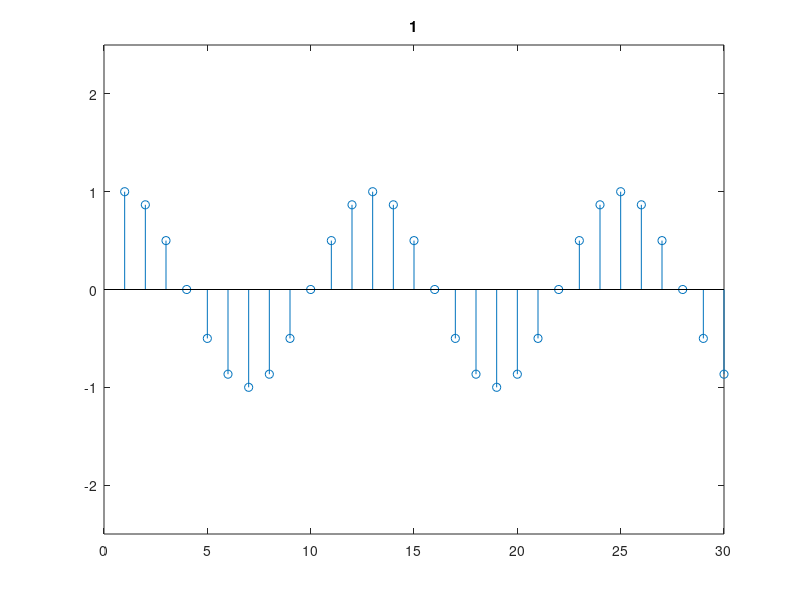
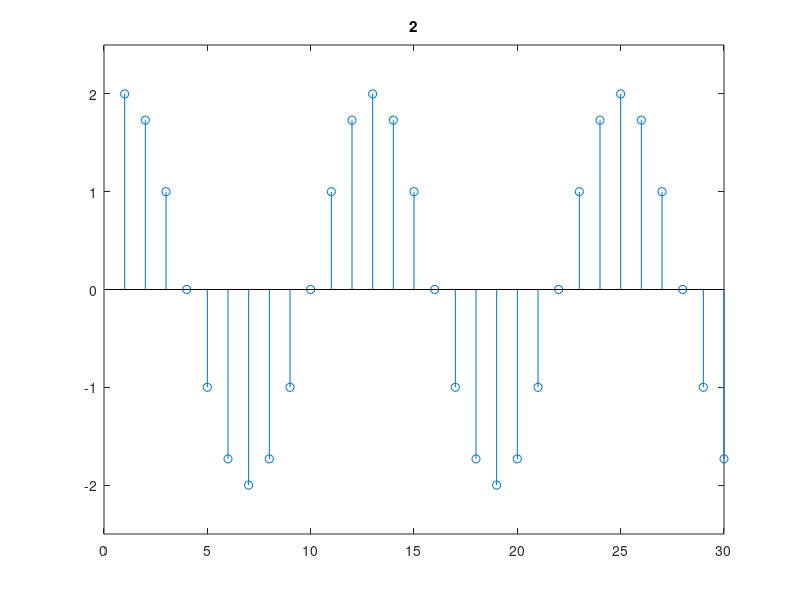
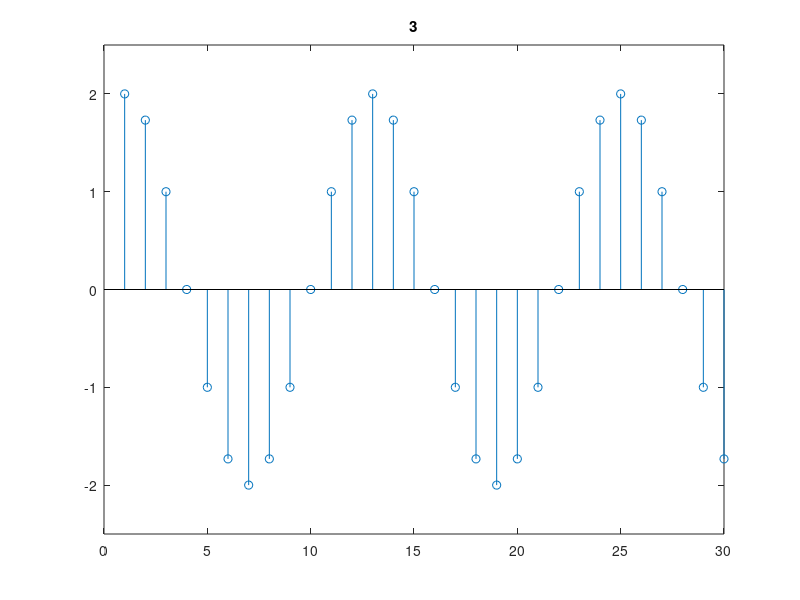
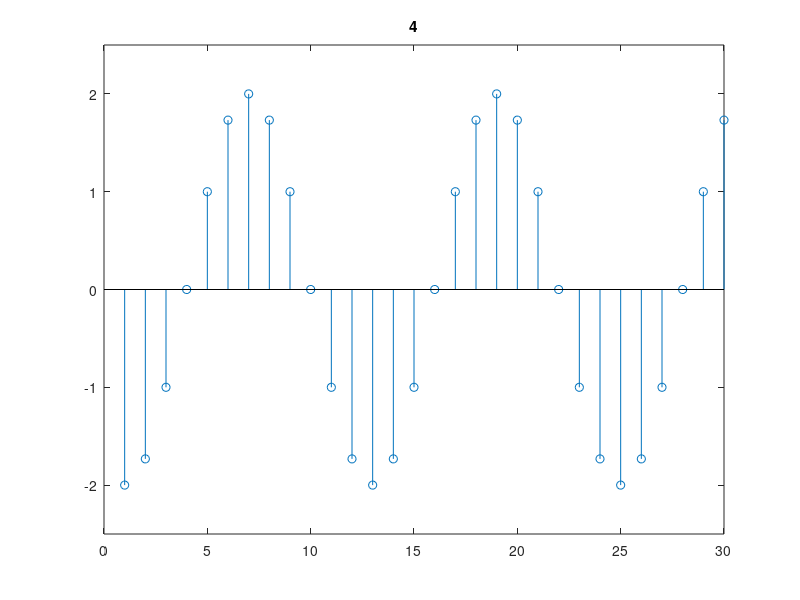

MATLAB code to generate these figures, in order:
A=[1 2 2 2 2];
omega0=[pi/6 pi/6 pi/6 pi/6 1/6];
theta=[0 0 4*pi pi pi];
n=0:30;

for a = 1:5
    figure(a)
    stem(A(a)*cos(omega0(a)*n+theta(a)))
    title([num2str(a)])
    axis([0 30 -2.5 2.5])
end